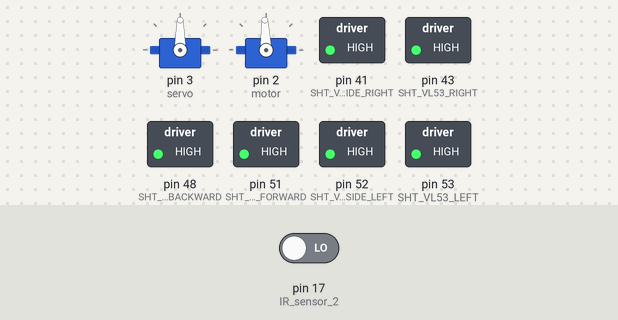
Bench run of a program on a simulated Arduino Mega 2560, built with avr-gcc and run on an emulated ATmega2560. On the bench: 2 × servo, switched loads named in the program (green lamp = pin HIGH). The inputs (shaded band) are chosen by the test bench; at power-on: pin 17 (IR_sensor_2) LOW. What the program prints to the serial monitor is not drawn.

Above: at 0.1 s.
Timing chart, 0 to 1.6 s (numbered marks = the images above):
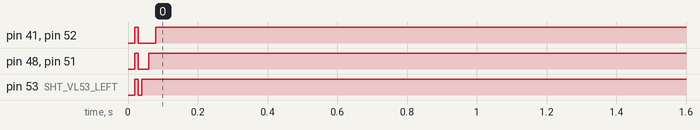

The program:

main.cpp
```cpp
// импорт файлов
#include "costants.h"
#include "sensors.h"


// ИНИЦИАЛИЗАЦИЯ МОТОРОВ
void init_motors() {
    servo.attach(3);
    motor.attach(2);
    motor.writeMicroseconds(stop_speed);
    servo.write(90);
    delay(5000);
}


// ПИД РЕГУЛЯТОР В УГОЛ СЕРВО
int get_angle(int type, int distance_right, int distance_left, float kp = kp_def, float ki = ki_def, float kd = kd_def) {
    int pid_angle = 0;
    // выбор режима для датчиков
    switch(type) {
    case 0:
        error = distance_right - distance_left;
        break;
    case 1:
        error = distance_right - base_distance_right;
        break;
    case 2:
        error = base_distance_left - distance_left;
        break;
    }

    p = error * kp;
    d = (error - last_error) * kd;
    Ei = Ei + error;
    i = ki * Ei;
    pid = p + i + d;

    last_error = error;
    pid_angle = 90 + pid;

    pid_angle = range_limits(pid_angle, 45, 135);


    return pid_angle;
}

// ОТЪЕЗД НАЗАД
void run_backward(int milliseconds) {
    motor.writeMicroseconds(stop_speed);
    delay(100);
    motor.writeMicroseconds(backward_speed);
    delay(milliseconds);
    motor.writeMicroseconds(stop_speed);
    delay(100);
}

// ПРОСТО ЕЗДА ПО КОРИДОРУ
void run_coridor(int type, float kp = kp_def, float ki = ki_def, float kd = kd_def) {
    int distance_forward = forward_VL53.readRange() / 10; // forward
    int distance_right = right_VL53.readRange() / 10; // right
    int distance_left = left_VL53.readRange() / 10; // left

    distance_right = range_limits(distance_right, min_distance, max_distance);
    distance_left = range_limits(distance_left, min_distance, max_distance);
    distance_forward = range_limits(distance_forward, min_distance, max_distance);

    medianFilter_right.AddValue(distance_right);
    medianFilter_left.AddValue(distance_left);

    Serial.print(medianFilter_right.GetFiltered());
    Serial.print("  ");
    Serial.println(distance_right);

    angle = get_angle(type, medianFilter_right.GetFiltered(), medianFilter_left.GetFiltered(), kp, ki, kd);


    // ОТЪЕЗД НАЗАД - ЕСЛИ НАДО РАССКОМЕНТИРОВАТЬ НО ЛУЧШЕ НЕ НАДО ИЛИ РЕГУЛИРОВАТЬ СТОП РАССТОЯНИЕ

    // if (distance_forward < base_distance_stop) {
    //     delay(100);
    //     motor.writeMicroseconds(stop_speed);
    //     delay(100);
    //     servo.write(back_angle);
    //     run_backward(1000);
    // }
    // else {
    //     // motor.writeMicroseconds(forward_speed - int(abs(90-angle) / 7));
    //     motor.writeMicroseconds(forward_speed);
    //     servo.write(angle);
    // }

    motor.writeMicroseconds(forward_speed);
    servo.write(angle);

}

// ПРОЕЗД ПО КОРИДОРУ ПО ВРЕМЕНИ
void run_time_coridor(unsigned long run_time, int type, float kp = kp_def, float ki = ki_def, float kd = kd_def) {
    myTime = millis();
    for (;;) {
        if (myTime + run_time >= millis()){
            run_coridor(type, kp, ki, kd);
        } else {
            motor.writeMicroseconds(stop_speed);
            delay(500);
            break;
        }
    }
}


// ПРОСТО ЛИНИЯ
void run_line () {
    IR_sensor_val_now_1 = digitalRead(IR_sensor_1);
    IR_sensor_val_now_2 = digitalRead(IR_sensor_2);

    motor.writeMicroseconds(line_speed);

    // УГОЛ ПОВОРОТА КОЛЕСА ИЛИ 45 ИЛИ 135 - МОЖНО ПОСТАВИТЬ ПОМЕНЬШЕ

    if (IR_sensor_val_now_1) {
        servo.write(45);
    }
    else if (IR_sensor_val_now_2) {
        servo.write(135);
    }
    else{
        servo.write(90);
    }

    // ЗАДЕРЖКА МЕЖДУ ПОВОРОТАМИ КОЛЕС
    delay(15);
}


// ЛИНИЯ ПО ВРЕМЕНИ
void run_line_time (int run_time) {
    myTime = millis();
    for (;;) {
        if (myTime + run_time >= millis()){
            run_line();
        } else {
            motor.writeMicroseconds(stop_speed);
            delay(500);
            break;
        }
    }
}


// ПРОЕЗД ПО КОЛ-ВУ ПЕРЕКРЕСТКОВ
void run_count_per (int count, int type) {
    for(;;) {
        if (per_count < count) {
            run_coridor(type);
        }
        else{
            break;
        }
        counter_per();

        // ЗАДЕРЖКА МЕЖДУ СЧИТЫВАНИЯМИ
        delay(15);

    }

    motor.writeMicroseconds(stop_speed);

    per_count = 0;
}


// инициализация сд карты
void initSD () {
    if (!SD.begin(chipSelect)) {
        Serial.println("Card failed, or not present");
        return;
    }
}

// инициализация всего и вся
void init_perepherial() {

    pinMode(9, INPUT_PULLUP);

    init_sensors();
    init_motors();

    // for(;;) {
    // if(!digitalRead(41) == 1){
    //     break;
    // } else {}
    // }

    motor.writeMicroseconds(stop_speed);
    delay(500);
}


void setup() {

    // Инициализируем основные службы
    Serial.begin(9600);
    init_perepherial();


    // ПРИМЕР ПРОГРАММЫ И ПРИМЕНЕНИЯ ФУНКЦИЙ

    // run_count_per(4, 0);
    // run_time_coridor(200, 0);
    // run_count_per(1, 0);
    // run_time_coridor(1000, 2, ki_def=0.01, kd_def=7);
    // run_line_time(4000);


    // ЗДЕСЬ ПИСАТЬ НОВУЮ


}

void loop() {
    // ЗНАЧЕНИЯ ДАТЧИКОВ
    // read_three_sensors();

    // КОРИДОР БЕСКОНЕЧНЫЙ
    // run_coridor(0);

    // ЛИНИЯ БЕСКОНЕЧНАЯ
    // run_line();
}
```

costants.h
```cpp
// импорт и объявление библиотек.
#include <Arduino.h>
#include "Adafruit_VL53L0X.h"
#include "MedianFilterLib2.h"
#include "Servo.h"

#include <SPI.h>
#include <SD.h>

Sd2Card card;
SdVolume volume;
SdFile root;

const int chipSelect = 4;


// импорт и объявление датчика расстояния vl53l0x.

#define RIGHT_VL53_ADDRESS 0x38
#define LEFT_VL53_ADDRESS 0x31
#define FORWARD_VL53_ADDRESS 0x32
#define BACKWARD_VL53_ADDRESS 0x33

#define SIDE_RIGHT_VL53_ADDRESS 0x34
#define SIDE_LEFT_VL53_ADDRESS 0x36

#define SHT_VL53_RIGHT 43
#define SHT_VL53_LEFT 53
#define SHT_VL53_FORWARD 51
#define SHT_VL53_BACKWARD 48

#define SHT_VL53_SIDE_RIGHT 41
#define SHT_VL53_SIDE_LEFT 52


VL53L0X_RangingMeasurementData_t measure1;
VL53L0X_RangingMeasurementData_t measure2;
VL53L0X_RangingMeasurementData_t measure3;
VL53L0X_RangingMeasurementData_t measure4;
VL53L0X_RangingMeasurementData_t measure5;
VL53L0X_RangingMeasurementData_t measure6;

Adafruit_VL53L0X right_VL53 = Adafruit_VL53L0X();
Adafruit_VL53L0X left_VL53 = Adafruit_VL53L0X();

Adafruit_VL53L0X forward_VL53 = Adafruit_VL53L0X();
Adafruit_VL53L0X backward_VL53 = Adafruit_VL53L0X();
Adafruit_VL53L0X side_right_VL53 = Adafruit_VL53L0X();
Adafruit_VL53L0X side_left_VL53 = Adafruit_VL53L0X();

// объявление сервомотора и двигателя.

Servo servo; // рулевое управление
Servo motor; // регулятор скорости


// медианные фильтры
MedianFilter2<int> medianFilter_right(4);
MedianFilter2<int> medianFilter_left(4);

// минимальное и максимальное расстояние для использования в функции range_limits

int min_distance = 5;
int max_distance = 100;

// уставка для левого и правого датчиков, расстояние для остановки

int base_distance_left = 50;
int base_distance_right = 50;
int base_distance_stop = 10;

int back_angle = 135;

// базовые значения скоростей

int forward_speed = 1596;
int line_speed = 1580;
int backward_speed = 1345;
int stop_speed = 1495;

unsigned long myTime, last_time; // таймер


// нужные переменные
float p, i, d, Ei;
int error, last_error, pid, angle;

// коэффициенты регулятора по умолчанию

// антон => 1610
// float kp_def = 0.12;
// float ki_def = 0.00012;
// float kd_def = 2.5;

// 1596
float kp_def = 0.2;
float ki_def = 0.000015;
float kd_def = 4;


// IR сенсоры
int IR_sensor_1 = 14;
int IR_sensor_2 = 17;
int IR_sensor_3 = 16;
int IR_sensor_4 = 15;


bool IR_sensor_val_prev_1 = false;
bool IR_sensor_val_prev_2 = false;

bool IR_sensor_val_now_1 = false;
bool IR_sensor_val_now_2 = false;

int per_count = 0;
```

sensors.h
```cpp
// !!! НЕ ТРОГАТЬ !!! добавляем id vl53l0x
void setID() {
    // all reset
    digitalWrite(SHT_VL53_RIGHT, LOW);
    digitalWrite(SHT_VL53_LEFT, LOW);
    digitalWrite(SHT_VL53_FORWARD, LOW);
    digitalWrite(SHT_VL53_BACKWARD, LOW);
    digitalWrite(SHT_VL53_SIDE_LEFT, LOW);
    digitalWrite(SHT_VL53_SIDE_RIGHT, LOW);
    delay(10);
    // all unreset
    digitalWrite(SHT_VL53_RIGHT, HIGH);
    digitalWrite(SHT_VL53_LEFT, HIGH);
    digitalWrite(SHT_VL53_FORWARD, HIGH);
    digitalWrite(SHT_VL53_BACKWARD, HIGH);
    digitalWrite(SHT_VL53_SIDE_LEFT, HIGH);
    digitalWrite(SHT_VL53_SIDE_RIGHT, HIGH);
    delay(10);

    // activating LOX1 and resetting LOX2
    digitalWrite(SHT_VL53_RIGHT, HIGH);
    digitalWrite(SHT_VL53_LEFT, LOW);
    digitalWrite(SHT_VL53_FORWARD, LOW);
    digitalWrite(SHT_VL53_BACKWARD, LOW);
    digitalWrite(SHT_VL53_SIDE_LEFT, LOW);
    digitalWrite(SHT_VL53_SIDE_RIGHT, LOW);

    // initing LOX1
    if(!right_VL53.begin(RIGHT_VL53_ADDRESS)) {
        Serial.println(F("Failed to boot right 50 VL53L0X"));
        // while(1);
    }
    delay(10);

    // activating LOX2
    digitalWrite(SHT_VL53_LEFT, HIGH);
    delay(10);

    //initing LOX2
    if(!left_VL53.begin(LEFT_VL53_ADDRESS)) {
        Serial.println(F("Failed to boot left 53 VL53L0X"));
        while(1);
    }


    // activating LOX3
    digitalWrite(SHT_VL53_FORWARD, HIGH);
    delay(10);

    //initing LOX3
    if(!forward_VL53.begin(FORWARD_VL53_ADDRESS)) {
        Serial.println(F("Failed to boot forward 51 VL53L0X"));
        while(1);
    }

    // activating LOX4
    digitalWrite(SHT_VL53_BACKWARD, HIGH);
    delay(10);

    //initing LOX4
    if(!backward_VL53.begin(SHT_VL53_BACKWARD)) {
        Serial.println(F("Failed to boot backward 48 VL53L0X"));
        while(1);
    }

    // activating LOX5
    digitalWrite(SHT_VL53_SIDE_LEFT, HIGH);
    delay(10);

    //initing LOX5
    if(!side_left_VL53.begin(SHT_VL53_SIDE_LEFT)) {
        Serial.println(F("Failed to boot side left 52 VL53L0X"));
        while(1);
    }

    // activating LOX6
    digitalWrite(SHT_VL53_SIDE_RIGHT, HIGH);
    delay(10);

    //initing LOX6
    if(!side_right_VL53.begin(SHT_VL53_SIDE_RIGHT)) {
        Serial.println(F("Failed to boot side right 49 VL53L0X"));
        while(1);
    }
}

// !!! НЕ ТРОГАТЬ !!! ДЛЯ ТЕСТОВ !!! считывание и вывод информации с датчиков расстояния
void read_three_sensors() {

    right_VL53.rangingTest(&measure1, false); // pass in 'true' to get debug data printout!
    left_VL53.rangingTest(&measure2, false); // pass in 'true' to get debug data printout!
    forward_VL53.rangingTest(&measure3, false); // pass in 'true' to get debug data printout!
    backward_VL53.rangingTest(&measure4, false); // pass in 'true' to get debug data printout!
    side_right_VL53.rangingTest(&measure5, false); // pass in 'true' to get debug data printout!
    side_left_VL53.rangingTest(&measure6, false); // pass in 'true' to get debug data printout!


    // print sensor three reading
    Serial.print(F("side left: "));
    if(measure6.RangeStatus != 4) {
        Serial.print(measure6.RangeMilliMeter);
    } else {
        Serial.print(F("Out of range"));
    }

    Serial.print(F(" "));

    Serial.print(F("left: "));
    if(measure2.RangeStatus != 4) {
        Serial.print(measure2.RangeMilliMeter);
    } else {
        Serial.print(F("Out of range"));
    }

    Serial.print(F(" "));

    Serial.print(F("forward: "));
    if(measure3.RangeStatus != 4) {
        Serial.print(measure3.RangeMilliMeter);
    } else {
        Serial.print(F("Out of range"));
    }

    Serial.print(F(" "));

    Serial.print(F("right: "));
    if(measure1.RangeStatus != 4) {     // if not out of range
        Serial.print(measure1.RangeMilliMeter);
    } else {
        Serial.print(F("Out of range"));
    }

    Serial.print(F(" "));


    // print sensor three reading
    Serial.print(F("side right: "));
    if(measure5.RangeStatus != 4) {
        Serial.print(measure5.RangeMilliMeter);
    } else {
        Serial.print(F("Out of range"));
    }

    Serial.print(F(" "));

    Serial.print(F("backward: "));
    if(measure4.RangeStatus != 4) {
        Serial.print(measure4.RangeMilliMeter);
    } else {
        Serial.print(F("Out of range"));
    }

    Serial.println();
    Serial.println();
    delay(500);
}

// !!! НЕ ТРОГАТЬ !!! инициализация датчиков расстояния vl53l0x
void init_sensors() {

    pinMode(IR_sensor_1, INPUT);
    pinMode(IR_sensor_2, INPUT);
    pinMode(IR_sensor_3, INPUT);
    pinMode(IR_sensor_4, INPUT);

    while (! Serial) { delay(1); }

    pinMode(SHT_VL53_RIGHT, OUTPUT);
    pinMode(SHT_VL53_LEFT, OUTPUT);
    pinMode(SHT_VL53_FORWARD, OUTPUT);
    pinMode(SHT_VL53_SIDE_LEFT, OUTPUT);
    pinMode(SHT_VL53_SIDE_RIGHT, OUTPUT);
    pinMode(SHT_VL53_BACKWARD, OUTPUT);

    Serial.println(F("Shutdown pins inited..."));

    digitalWrite(SHT_VL53_RIGHT, LOW);
    digitalWrite(SHT_VL53_LEFT, LOW);
    digitalWrite(SHT_VL53_FORWARD, LOW);
    digitalWrite(SHT_VL53_SIDE_LEFT, LOW);
    digitalWrite(SHT_VL53_SIDE_RIGHT, LOW);
    digitalWrite(SHT_VL53_BACKWARD, LOW);

    Serial.println(F("All in reset mode...(pins are low)"));
    Serial.println(F("Starting..."));

    setID();

    right_VL53.startRangeContinuous();
    left_VL53.startRangeContinuous();
    forward_VL53.startRangeContinuous();
    backward_VL53.startRangeContinuous();
    side_left_VL53.startRangeContinuous();
    side_right_VL53.startRangeContinuous();

    IR_sensor_val_prev_1 = digitalRead(IR_sensor_2);
    IR_sensor_val_prev_2 = digitalRead(IR_sensor_2);

}


// функция для подсчета линий
void counter_per () {
    IR_sensor_val_now_1 = digitalRead(IR_sensor_2);
    if (IR_sensor_val_prev_1 != IR_sensor_val_now_1){
        if (IR_sensor_val_now_1) {
            per_count++;
        }
        IR_sensor_val_prev_1 = IR_sensor_val_now_1;
    }

}


// функция для ограничения угла поворота, значений датчиков
int range_limits(int input_data, int min, int max) {
    if (input_data > max) input_data = max;
    if (input_data < min) input_data = min;

    return input_data;
}
```
